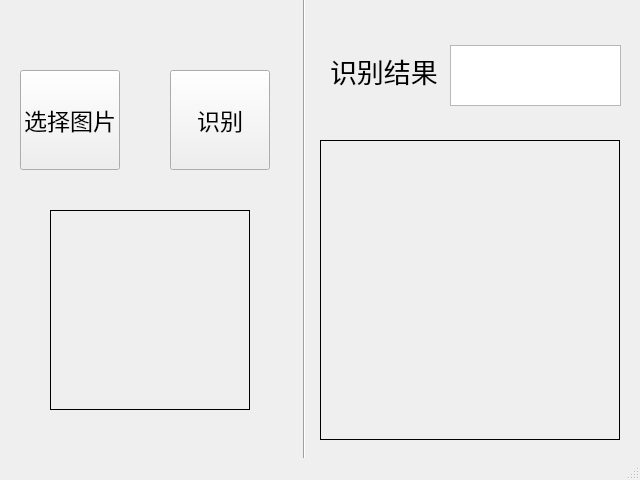
<?xml version="1.0" encoding="UTF-8"?>
<ui version="4.0">
 <class>MainWindow</class>
 <widget class="QMainWindow" name="MainWindow">
  <property name="geometry">
   <rect>
    <x>0</x>
    <y>0</y>
    <width>640</width>
    <height>480</height>
   </rect>
  </property>
  <property name="font">
   <font>
    <pointsize>9</pointsize>
   </font>
  </property>
  <property name="windowTitle">
   <string>表情识别</string>
  </property>
  <property name="autoFillBackground">
   <bool>true</bool>
  </property>
  <widget class="QWidget" name="centralwidget">
   <widget class="QTextBrowser" name="result_emo">
    <property name="geometry">
     <rect>
      <x>450</x>
      <y>45</y>
      <width>171</width>
      <height>61</height>
     </rect>
    </property>
   </widget>
   <widget class="QPushButton" name="recognize">
    <property name="geometry">
     <rect>
      <x>170</x>
      <y>70</y>
      <width>100</width>
      <height>100</height>
     </rect>
    </property>
    <property name="sizePolicy">
     <sizepolicy hsizetype="Maximum" vsizetype="Fixed">
      <horstretch>0</horstretch>
      <verstretch>0</verstretch>
     </sizepolicy>
    </property>
    <property name="font">
     <font>
      <pointsize>17</pointsize>
     </font>
    </property>
    <property name="text">
     <string>识别</string>
    </property>
   </widget>
   <widget class="QLabel" name="image">
    <property name="geometry">
     <rect>
      <x>50</x>
      <y>210</y>
      <width>200</width>
      <height>200</height>
     </rect>
    </property>
    <property name="acceptDrops">
     <bool>false</bool>
    </property>
    <property name="autoFillBackground">
     <bool>true</bool>
    </property>
    <property name="styleSheet">
     <string notr="true"/>
    </property>
    <property name="frameShape">
     <enum>QFrame::Box</enum>
    </property>
    <property name="text">
     <string/>
    </property>
   </widget>
   <widget class="QLabel" name="result">
    <property name="geometry">
     <rect>
      <x>330</x>
      <y>40</y>
      <width>121</width>
      <height>61</height>
     </rect>
    </property>
    <property name="font">
     <font>
      <pointsize>20</pointsize>
     </font>
    </property>
    <property name="text">
     <string>识别结果</string>
    </property>
   </widget>
   <widget class="Line" name="line">
    <property name="geometry">
     <rect>
      <x>289</x>
      <y>-10</y>
      <width>31</width>
      <height>481</height>
     </rect>
    </property>
    <property name="orientation">
     <enum>Qt::Vertical</enum>
    </property>
   </widget>
   <widget class="QPushButton" name="openfile">
    <property name="geometry">
     <rect>
      <x>20</x>
      <y>70</y>
      <width>100</width>
      <height>100</height>
     </rect>
    </property>
    <property name="font">
     <font>
      <pointsize>17</pointsize>
     </font>
    </property>
    <property name="text">
     <string>选择图片</string>
    </property>
   </widget>
   <widget class="QLabel" name="chart">
    <property name="geometry">
     <rect>
      <x>320</x>
      <y>140</y>
      <width>300</width>
      <height>300</height>
     </rect>
    </property>
    <property name="autoFillBackground">
     <bool>true</bool>
    </property>
    <property name="styleSheet">
     <string notr="true"/>
    </property>
    <property name="frameShape">
     <enum>QFrame::Box</enum>
    </property>
    <property name="frameShadow">
     <enum>QFrame::Plain</enum>
    </property>
    <property name="text">
     <string/>
    </property>
   </widget>
  </widget>
  <widget class="QStatusBar" name="statusbar"/>
 </widget>
 <resources/>
 <connections/>
</ui>
